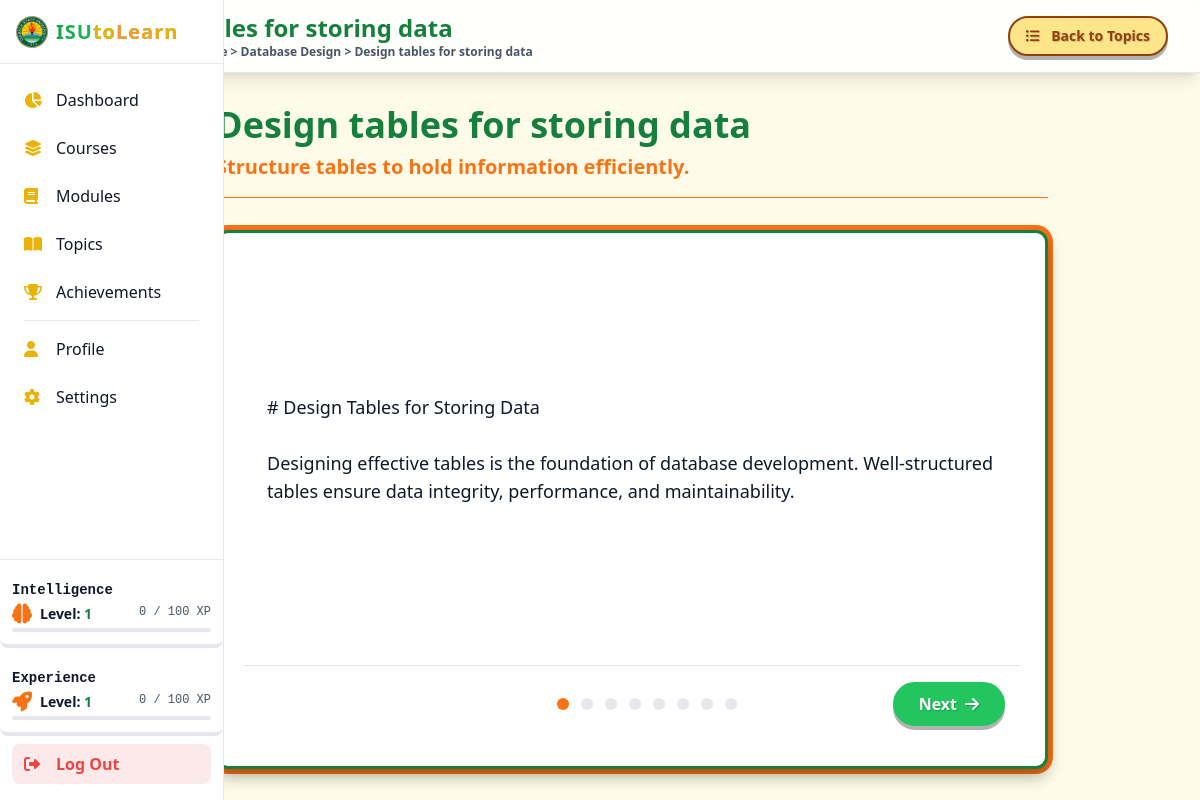
The page /Learner/topicContent.php?course_id=1&module_id=1&topic_id=1 on the database its author committed.
### tables this page shows
CREATE TABLE `topics` (
  `id` int(11) NOT NULL AUTO_INCREMENT,
  `title` varchar(255) NOT NULL,
  `description` text NOT NULL,
  `content` text NOT NULL,
  `module_id` int(11) NOT NULL,
  `estimated_minute` int(11) NOT NULL,
  `total_exp` int(11) NOT NULL,
  `content_type` enum('text','image','video','code','quiz') DEFAULT 'text',
  PRIMARY KEY (`id`),
  KEY `topics_ibfk_1` (`module_id`),
  CONSTRAINT `topics_ibfk_1` FOREIGN KEY (`module_id`) REFERENCES `modules` (`id`) ON DELETE CASCADE
);

### Learner/topicContent.php (the view, shortened to what this page needs)
<?php
include "../pdoconfig.php";
$topic_data = [];
if ($_SERVER["REQUEST_METHOD"] === "GET") {
    if (isset($_GET['topic_id']) && isset($_GET['module_id']) && isset($_GET['course_id'])) {
        $topic_id = $_GET['topic_id'];
        $module_id = $_GET['module_id'];
        $course_id = $_GET['course_id'];
        try {
            $stmt = $pdo->prepare("SELECT * FROM topics WHERE id = ?");
            $stmt->execute([$topic_id]);
            $topic_data = $stmt->fetch(PDO::FETCH_ASSOC);
        } catch (PDOException $e) {
            error_log("Database error: " . $e->getMessage());
            $topic_data = [
                'title' => 'Designing Database Tables',
                'description' => 'Structuring information for efficient storage.',
                'content' => 'A database table is where all your data lives, organized in a structured, grid-like format.'
            ];
        }
    } else {
        header("Location: topicCard.php");
        exit();
    }
}
$content_slides = [];
if (!empty($topic_data['content'])) {
    $sections = preg_split('/\n---\n|\n#|\n\*\*\*|\n###/', $topic_data['content']);
    foreach ($sections as $section) {
        $section = trim($section);
        if (!empty($section)) {
            $content_slides[] = $section;
        }
    }
}
$content_slides[] = "COMPLETION_SLIDE";
?>
<!DOCTYPE html>
<html lang="en">
<head>
    <link rel="stylesheet" href="../output.css">
    <link rel="stylesheet" href="https://cdnjs.cloudflare.com/ajax/libs/font-awesome/6.4.0/css/all.min.css"/>
</head>
<body class="min-h-screen flex font-sans" style="background-color: var(--color-main-bg); color: var(--color-text);">
    <?php include 'sidebar.php'?>
    <div class="flex-1 flex flex-col ml-0 md:ml-16 min-h-screen overflow-x-hidden">
        <header class="main-header backdrop-blur-sm p-4 shadow-lg px-4 sm:px-6 md:px-8 py-3 flex flex-col md:flex-row md:justify-between md:items-center items-start gap-4 md:gap-0 sticky top-0 z-10"
                style="background-color: var(--color-header-bg); border-bottom: 1px solid var(--color-card-border);">
                <div class="flex gap-2">
                    <div class="flex flex-col">
                        <h1 class="text-xl md:text-2xl font-bold" style="color: var(--color-heading);">
                            <?php echo htmlspecialchars($topic_data['title']); ?>
                        </h1>
                        <h6 class="text-xs font-bold" style="color: var(--color-text-secondary);">
                            IT-Specialist Database > Database Design > <?php echo htmlspecialchars($topic_data['title']); ?>
                        </h6>
                    </div>
                </div>
            <a href="topicCard.php?course_id=<?=$course_id?>&module_id=<?=$module_id?>" class="px-3 md:px-4 py-2 rounded-full transition-all interactive-button secondary-action text-sm font-semibold w-full md:w-auto text-center">
                <i class="fas fa-list-ul mr-2"></i> Back to Topics
            </a>
        </header>
        <main class="p-4 sm:p-6 md:p-8 mx-auto flex-1 flex flex-col w-full overflow-y-auto md:max-w-4xl">
            <div class="mb-6 md:mb-8 border-b pb-4" style="border-color: var(--color-heading-secondary);">
                <h1 class="text-2xl sm:text-3xl md:text-4xl font-extrabold mb-2" style="color: var(--color-heading);">
                    <?php echo htmlspecialchars($topic_data['title']); ?>
                </h1>
                <?php if (!empty($topic_data['description'])): ?>
                    <h2 class="text-lg sm:text-xl md:text-xl font-bold" style="color: var(--color-heading-secondary);">
                        <?php echo htmlspecialchars($topic_data['description']); ?>
                    </h2>
                <?php endif; ?>
            </div>
            <div class="lesson-frame flex-1 flex flex-col p-4 md:p-6 rounded-xl shadow-2xl w-full">
                <div id="lesson-carousel" class="relative overflow-hidden flex-1 flex flex-col w-full">
                    <div id="carousel-inner" class="flex transition-transform duration-500 h-full">
                        <?php foreach ($content_slides as $index => $slide_content): ?>
                            <?php if ($slide_content === "COMPLETION_SLIDE"): ?>
                                <div class="carousel-item min-w-full p-2 h-full flex items-center justify-center">
                                    <div class="p-4 sm:p-6 rounded-xl highlight-box w-full max-w-lg text-center"
                                            style="border: 2px solid var(--color-heading-secondary);">
                                        <h3 class="text-xl sm:text-2xl font-extrabold mb-3" style="color: var(--color-heading);">Challenge Complete!</h3>
                                        <p class="text-lg sm:text-xl leading-relaxed" style="color: var(--color-text-on-section);">
                                            You've mastered the fundamentals. Proceed to the assessment to finish the lesson and earn your rewards!
                                        </p>
                                    </div>
                                </div>
                            <?php else: ?>
                                <div class="carousel-item min-w-full p-2 h-full flex items-center justify-center">
                                    <div class="slide-content w-full">
                                        <div class="text-base sm:text-lg leading-relaxed" style="color: var(--color-text);">
                                            <?php echo nl2br(htmlspecialchars($slide_content)); ?>
                                        </div>
                                    </div>
                                </div>
                            <?php endif; ?>
                        <?php endforeach; ?>
                    </div>
                </div>
                <div class="flex flex-col md:flex-row justify-between items-center gap-4 md:gap-0 mt-6 p-4 border-t" style="border-color: var(--color-card-border);">
                    <div id="carousel-indicators" class="flex space-x-2 md:space-x-3 order-1 md:order-2">
                    </div>
                    <button id="next-button" class="px-4 md:px-6 py-2 rounded-full transition interactive-button primary-action flex items-center justify-center w-full md:w-auto order-3">
                        Next <i class="fas fa-arrow-right ml-2"></i>
                    </button>
                </div>
            </div>
        </main>
    </div>
</body>
</html>

### Learner/topicContent.php (style rules this page uses)
.lesson-frame { border: 3px solid var(--color-heading); box-shadow: 0 8px 15px rgba(0, 0, 0, 0.3), 0 0 0 5px var(--color-heading-secondary); background-color: var(--color-card-bg); min-height: 0; }
.interactive-button { font-weight: bold; border-width: 2px; cursor: pointer; transition: transform 0.1s ease, box-shadow 0.1s ease, opacity 0.2s; text-shadow: 1px 1px 1px rgba(0, 0, 0, 0.2); }
.interactive-button:not([disabled]) { box-shadow: 0 4px 0 rgba(0, 0, 0, 0.3); }
.primary-action { background-color: var(--color-button-primary); color: white; border-color: var(--color-button-primary); box-shadow: 0 4px 0 var(--color-button-primary-hover); }
.secondary-action { background-color: var(--color-button-secondary); color: var(--color-button-secondary-text); border-color: var(--color-button-secondary-text); box-shadow: 0 4px 0 var(--color-button-secondary-text); }
.slide-content { max-height: 400px; overflow-y: auto; padding: 1rem; }

### rows shown on the page
topics: title "Design tables for storing data", description "Structure tables to hold information efficiently."

### other values the page prints
$label "Dashboard Courses Modules Topics Achievements Profile Settings"
$intelligence_level "1"
$intelligent_exp "0"
$next_goal_intelligent_exp "100"
$user_level "1"
$user_exp "0"
$next_goal_exp "100"
$slide_content "# Design Tables for Storing Data Designing effective tables is the foundation of database development. Well-structured tables ensure data integrity, performance, and maintainability."
